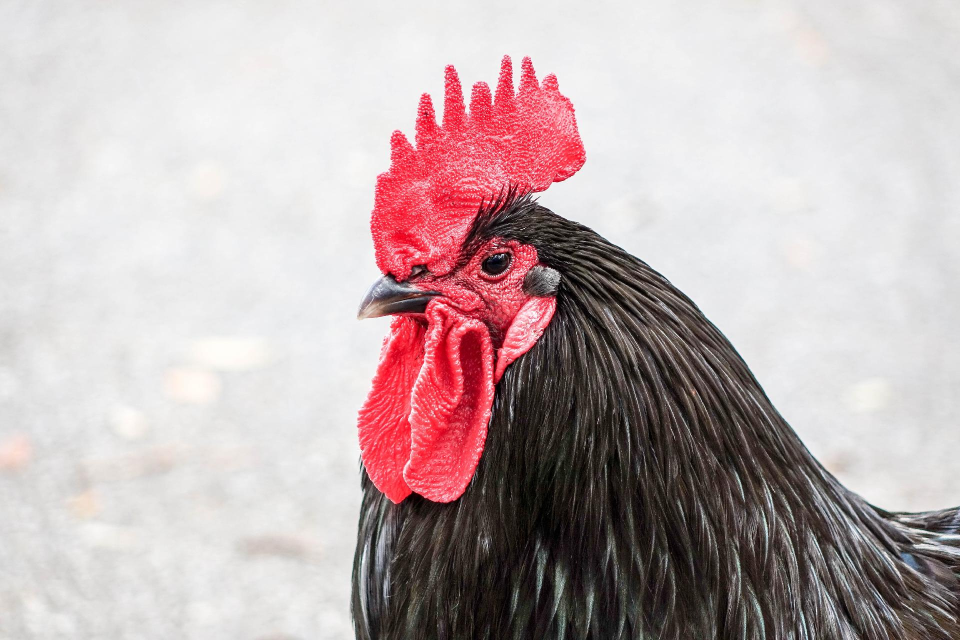
#> input picture ayam.jpg, 1920 x 1280 px, found by its file name (shown at 1/2 size)
$ python computer_vision_memahami_opencv.py
#> lines starting #> are read from the running program, lines starting #| are printed output that depends on the picture
import cv2
import matplotlib.pyplot as plt

img_path = '/Users/jeffryhermanto/Documents/Learnings/ITI/Kecerdasan Buatan/ayam.jpg'

gambar = cv2.imread(img_path)
#> gambar is the input picture: shape (1280, 1920, 3); mean B, G, R 176.7, 175.7, 191.5
type(gambar)

# Mengeluarkan gambar
plt.imshow(gambar)

# Konversi ke RGB
gambar_rgb = cv2.cvtColor(gambar, cv2.COLOR_RGB2BGR)
plt.imshow(gambar_rgb)

# Merubah gambar ke grayscale
gambar_gray = cv2.imread(img_path, cv2.IMREAD_GRAYSCALE)
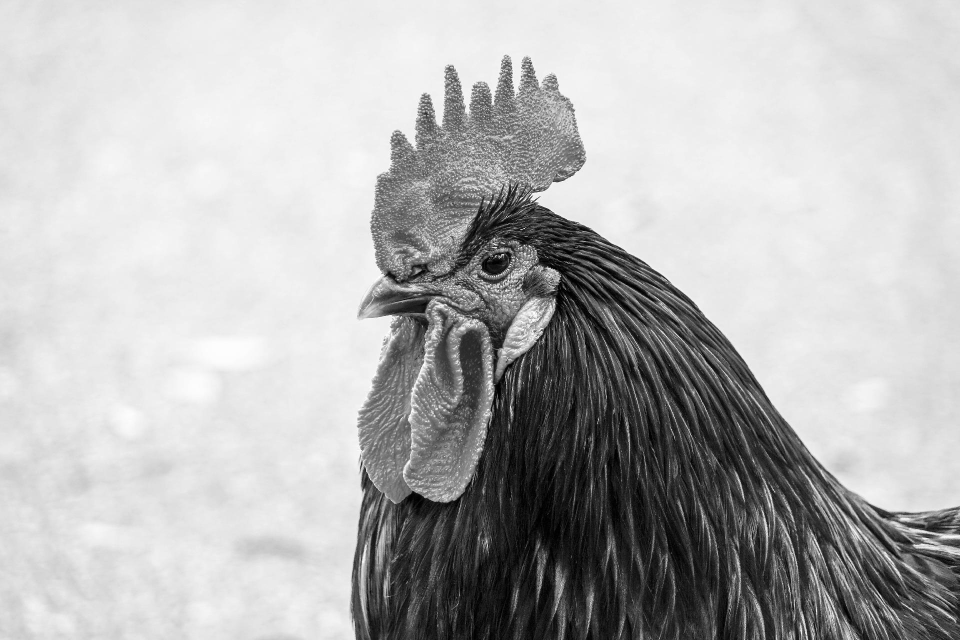
#> gambar_gray: shape (1280, 1920) (shown at 1/2 size); min 0, max 255, mean 180.6
plt.imshow(gambar_gray)
plt.imshow(gambar_gray, cmap='gray')

# Mengecilkan gambar
# format penulisannya adalah (sumbu x, sumbu y) --> kolom, baris
gambar_baru = cv2.resize(gambar_rgb, (700,500))
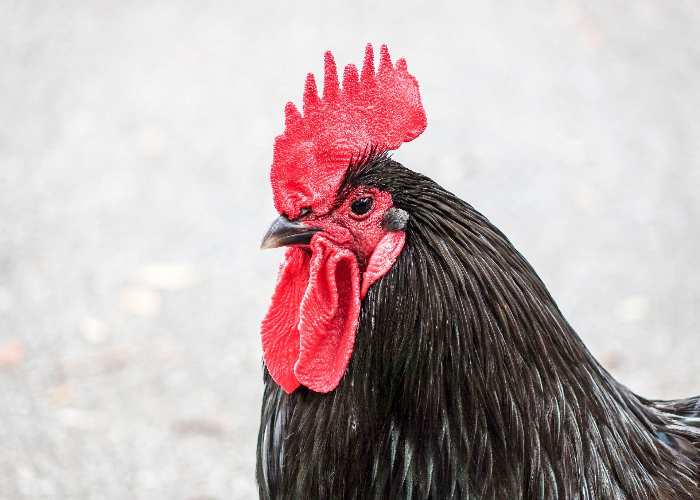
#> gambar_baru: shape (500, 700, 3); mean R, G, B 191.4, 175.6, 176.6
plt.imshow(gambar_baru)

# Mengecilkan gambar sesuai proporsi
rasio_baris = 0.5
rasio_kolom = 0.5
gambar_baru2 = cv2.resize(gambar_rgb, (0,0), gambar_rgb, rasio_kolom, rasio_baris)
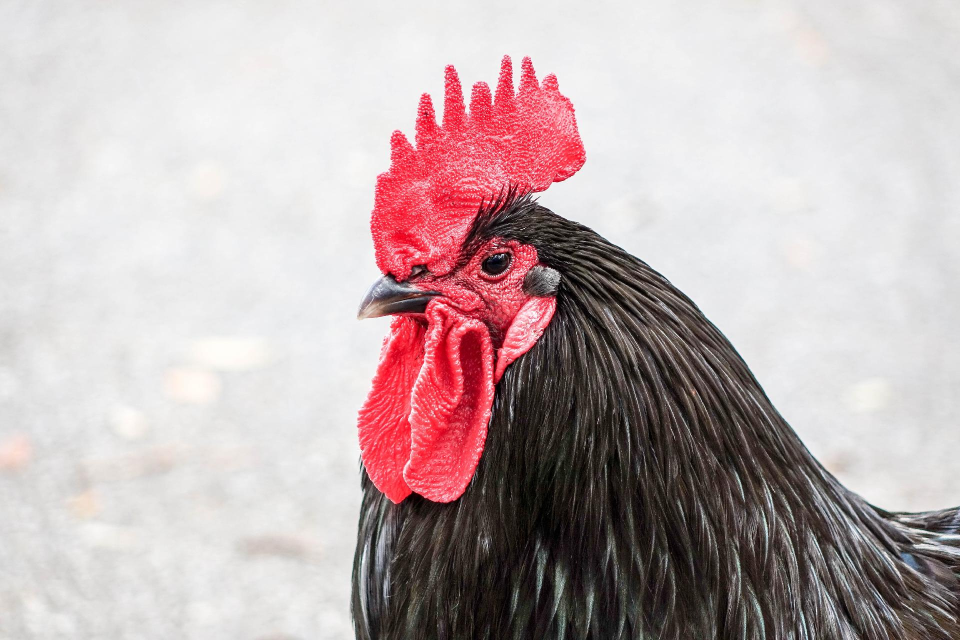
#> gambar_baru2: shape (640, 960, 3); mean R, G, B 191.6, 175.8, 176.8
plt.imshow(gambar_baru2)
rasio_baris2 = 0.76
rasio_kolom2 = 0.86
gambar_baru3 = cv2.resize(gambar_rgb, (0,0), gambar_rgb, rasio_kolom2, rasio_baris2)
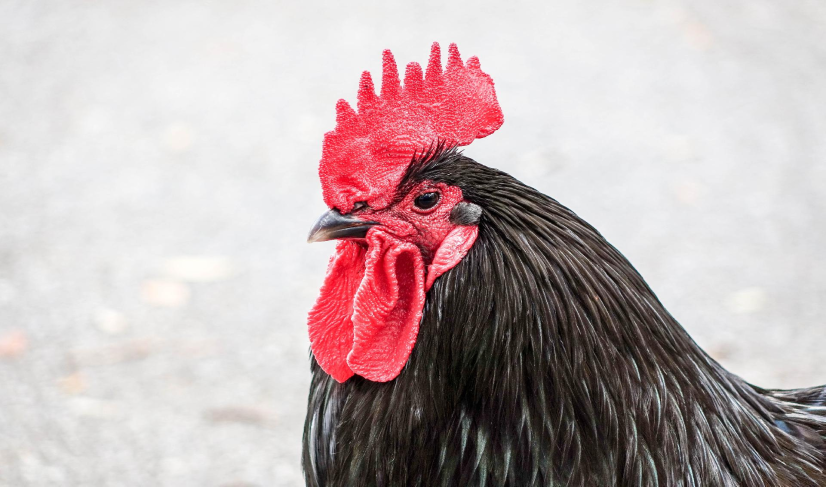
#> gambar_baru3: shape (973, 1651, 3) (shown at 1/2 size); mean R, G, B 191.4, 175.6, 176.6
plt.imshow(gambar_baru3)

# Membalik gambar
gambar_terbalik = cv2.flip(gambar_rgb, 0) # nilai 0 membalik gambar sesuai sumbu x
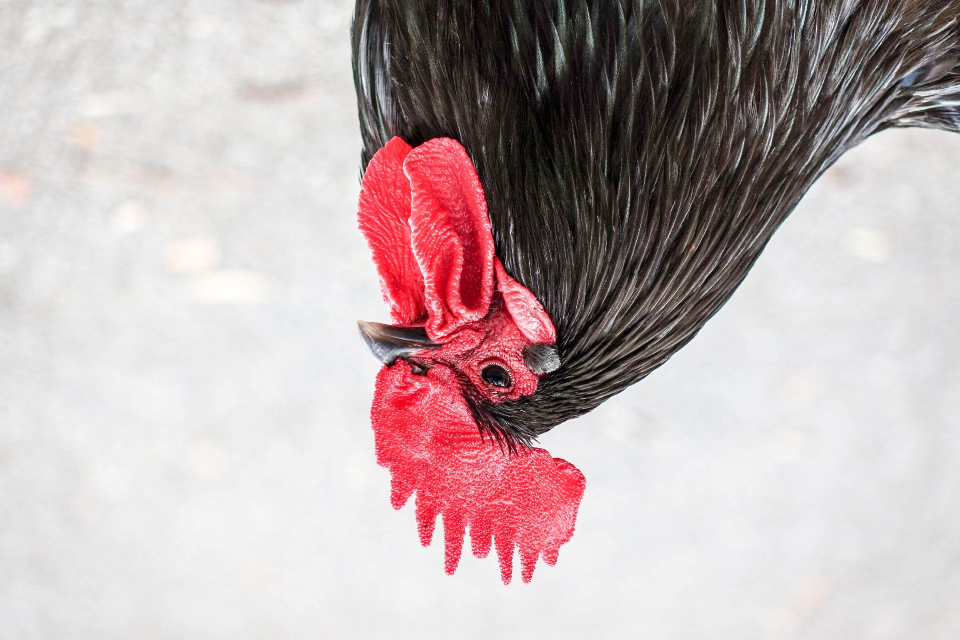
#> gambar_terbalik: shape (1280, 1920, 3) (shown at 1/2 size); mean R, G, B 191.5, 175.7, 176.7
plt.imshow(gambar_terbalik)
gambar_terbalik1 = cv2.flip(gambar_rgb, 1) # nilai 1 membalik gambar sesuai sumbu y
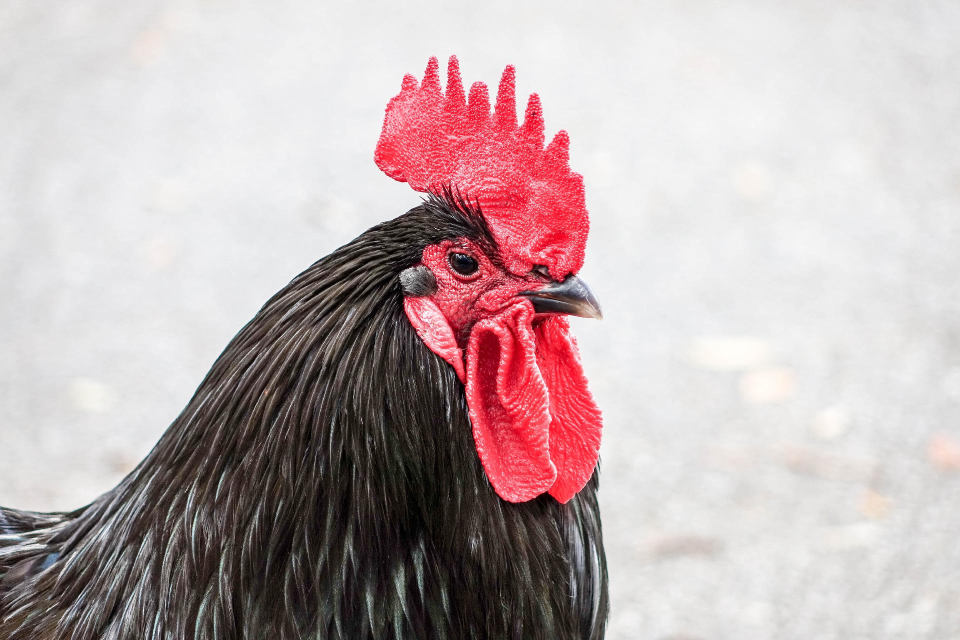
#> gambar_terbalik1: shape (1280, 1920, 3) (shown at 1/2 size); mean R, G, B 191.5, 175.7, 176.7
plt.imshow(gambar_terbalik1)
gambar_terbalik2 = cv2.flip(gambar_rgb, -1) # nilai -1 membalik gambar sesuai sumbu X dan y sekaligus
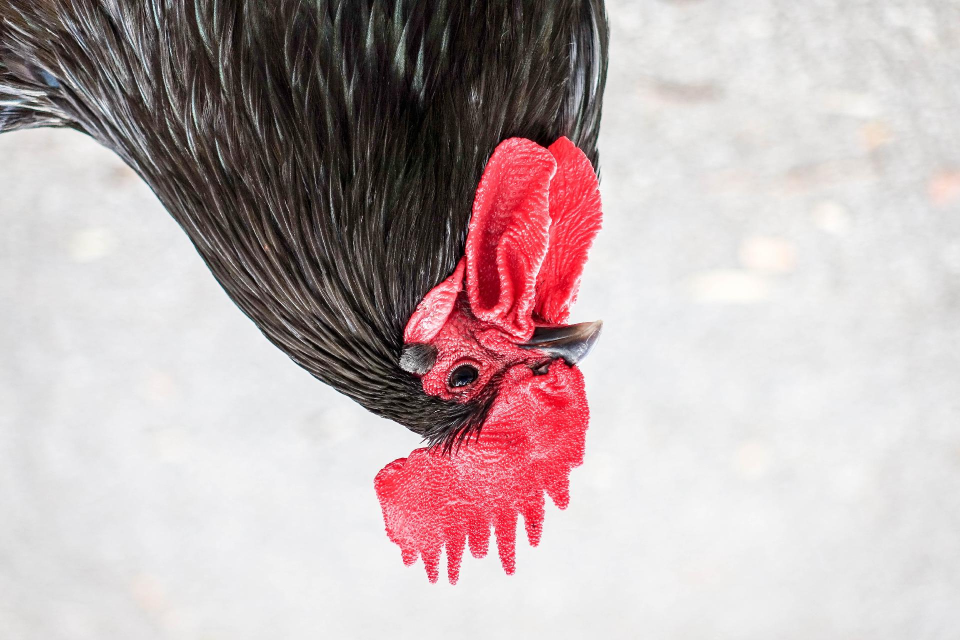
#> gambar_terbalik2: shape (1280, 1920, 3) (shown at 1/2 size); mean R, G, B 191.5, 175.7, 176.7
plt.imshow(gambar_terbalik2)

# Menyimpan file
# cv2.imwrite('gambar_simpan.jpg', gambar_rgb) # jika filenya RGB hasilnya justru BGR
# cv2.imwrite('gambar_simpan2.jpg', gambar) # jika filenya adalah BGR maka yang disimpan adalah RGB

# Memunculkan gambar langsung dari OpenCV
cv2.imshow('Ayam', gambar)
cv2.waitKey() # menunggu respon dari keyboard
#> figure, not shown here; B, G, R data is drawn as R, G, B
